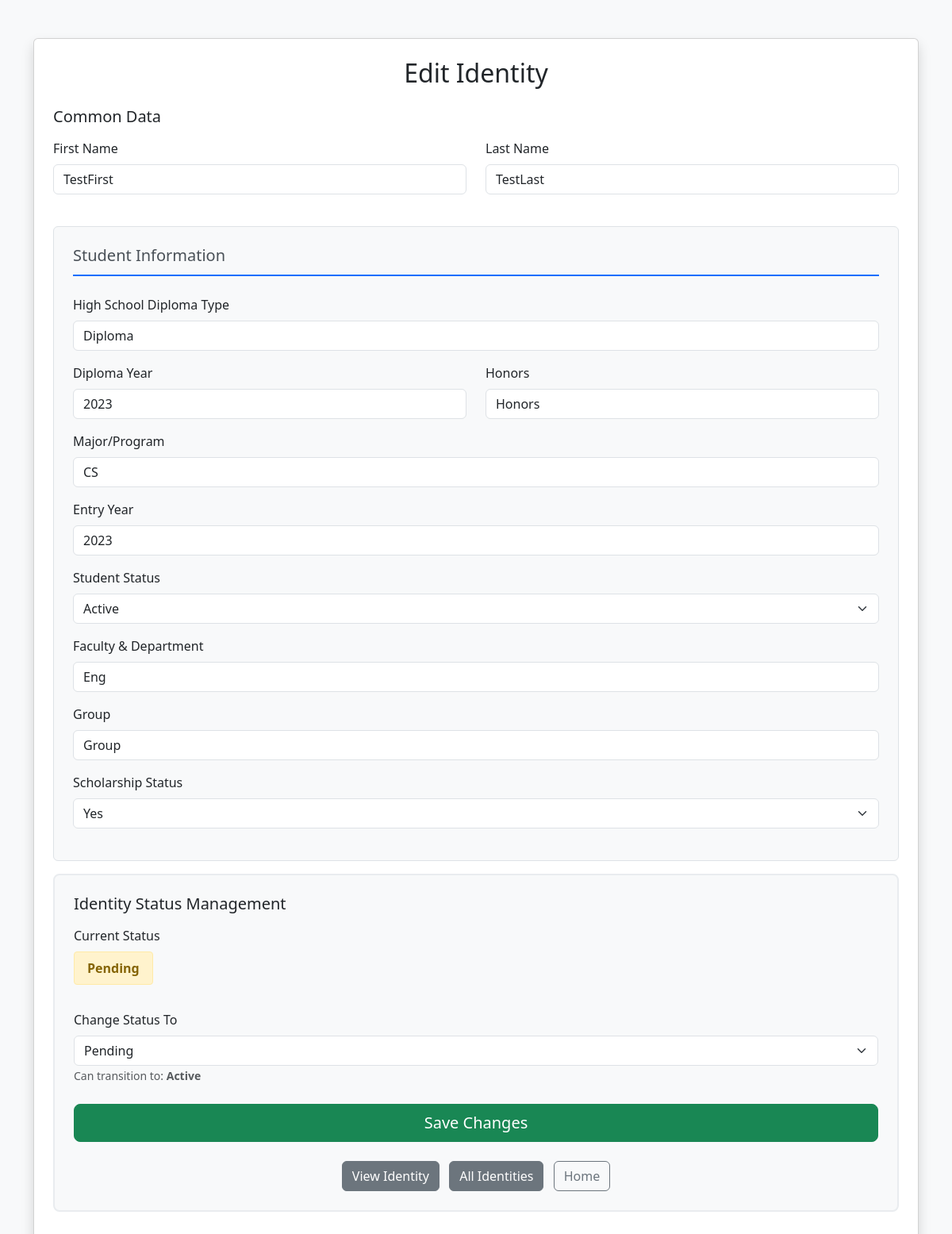
Page /edit/STU202400001 on the committed database.
### tables this page shows
CREATE TABLE People (
                    id TEXT PRIMARY KEY,
                    type TEXT,
                    sub_category TEXT,
                    first_name TEXT,
                    last_name TEXT,
                    dob TEXT,
                    place_of_birth TEXT,
                    nationality TEXT,
                    gender TEXT,
                    email TEXT UNIQUE,
                    phone TEXT,
                    status TEXT,
                    status_changed_at TEXT
                , student_high_school_diploma_type TEXT, student_high_school_diploma_year INTEGER, student_high_school_honors TEXT, student_major TEXT, student_entry_year INTEGER, student_status TEXT, student_faculty_department TEXT, student_group TEXT, student_scholarship_status TEXT, faculty_rank TEXT, faculty_employment_category TEXT, faculty_appointment_start_date TEXT, faculty_primary_department TEXT, faculty_secondary_departments TEXT, faculty_office_building TEXT, faculty_office_floor TEXT, faculty_office_room TEXT, faculty_phd_institution TEXT, faculty_research_areas TEXT, faculty_habilitation_supervise TEXT, faculty_contract_type TEXT, faculty_contract_start_date TEXT, faculty_contract_end_date TEXT, faculty_teaching_hours INTEGER, staff_assigned_department TEXT, staff_job_title TEXT, staff_grade TEXT, staff_entry_date TEXT, external_organization TEXT, external_contact_person TEXT);

### app.py (the view, shortened to what this page needs)
@app.route("/edit/<uid>", methods=["GET","POST"])
def edit(uid):
    conn = get_db_connection()
    cur = conn.cursor()
    cur.execute("SELECT * FROM People WHERE id=?", (uid,))
    person = cur.fetchone()
    if not person:
        conn.close()
        return "Identity not found"
    conn.close()
    return render_template("edit.html", person=person)

### app.py (called while the page is built)
def get_db_connection():
    conn = sqlite3.connect('database.db')
    conn.row_factory = sqlite3.Row
    return conn

### templates/edit.html (shortened to what this page needs)
<!DOCTYPE html>
<html>
<head>
    <link href="https://cdn.jsdelivr.net/npm/bootstrap@5.3.2/dist/css/bootstrap.min.css" rel="stylesheet">
</head>
<body class="bg-light">
<div class="container mt-5">
    <div class="card shadow p-4">
        <h2 class="mb-4 text-center">Edit Identity</h2>
        <form method="POST" {% if person['status'] == 'Archived' %}onsubmit="return false;"{% endif %} id="editForm">
            <h5 class="mb-3">Common Data</h5>
            <div class="row">
                <div class="col-md-6 mb-3">
                    <label class="form-label">First Name</label>
                    <input type="text"
                           name="first_name"
                           class="form-control"
                           value="{{person['first_name']}}"
                           required>
                </div>
                <div class="col-md-6 mb-3">
                    <label class="form-label">Last Name</label>
                    <input type="text"
                           name="last_name"
                           class="form-control"
                           value="{{person['last_name']}}"
                           required>
                </div>
            </div>
            <div id="studentFields" class="category-section">
                <h5 class="section-title">Student Information</h5>
                <div class="mb-3">
                    <label class="form-label">High School Diploma Type</label>
                    <input type="text" name="student_high_school_diploma_type" class="form-control" value="{{person['student_high_school_diploma_type'] or ''}}" {% if person['status'] == 'Archived' %}disabled{% endif %}>
                </div>
                <div class="row">
                    <div class="col-md-6 mb-3">
                        <label class="form-label">Diploma Year</label>
                        <input type="number" name="student_high_school_diploma_year" class="form-control" value="{{person['student_high_school_diploma_year'] or ''}}" {% if person['status'] == 'Archived' %}disabled{% endif %}>
                    </div>
                    <div class="col-md-6 mb-3">
                        <label class="form-label">Honors</label>
                        <input type="text" name="student_high_school_honors" class="form-control" value="{{person['student_high_school_honors'] or ''}}" {% if person['status'] == 'Archived' %}disabled{% endif %}>
                    </div>
                </div>
                <div class="mb-3">
                    <label class="form-label">Major/Program</label>
                    <input type="text" name="student_major" class="form-control" value="{{person['student_major'] or ''}}" {% if person['status'] == 'Archived' %}disabled{% endif %}>
                </div>
                <div class="mb-3">
                    <label class="form-label">Entry Year</label>
                    <input type="number" name="student_entry_year" class="form-control" value="{{person['student_entry_year'] or ''}}" {% if person['status'] == 'Archived' %}disabled{% endif %}>
                </div>
                <div class="mb-3">
                    <label class="form-label">Student Status</label>
                    <select name="student_status" class="form-select" {% if person['status'] == 'Archived' %}disabled{% endif %}>
                        <option value="Active" {% if person['student_status']=='Active' %}selected{% endif %}>Active</option>
                    </select>
                </div>
                <div class="mb-3">
                    <label class="form-label">Faculty & Department</label>
                    <input type="text" name="student_faculty_department" class="form-control" value="{{person['student_faculty_department'] or ''}}" {% if person['status'] == 'Archived' %}disabled{% endif %}>
                </div>
                <div class="mb-3">
                    <label class="form-label">Group</label>
                    <input type="text" name="student_group" class="form-control" value="{{person['student_group'] or ''}}" {% if person['status'] == 'Archived' %}disabled{% endif %}>
                </div>
                <div class="mb-3">
                    <label class="form-label">Scholarship Status</label>
                    <select name="student_scholarship_status" class="form-select" {% if person['status'] == 'Archived' %}disabled{% endif %}>
                        <option value="Yes" {% if person['student_scholarship_status']=='Yes' %}selected{% endif %}>Yes</option>
                    </select>
                </div>
            </div>
            <div class="status-card">
                <h5 class="mb-3">Identity Status Management</h5>
                <div class="mb-3">
                    <label class="form-label">Current Status</label>
                    <div>
                        <span class="current-status status-{{ person['status'].lower() }}">
                            {{ person['status'] }}
                        </span>
                    </div>
                </div>
                <div class="mb-3">
                    <label class="form-label">Change Status To</label>
                    <select name="status" class="form-select" id="statusSelect" {% if person['status'] == 'Archived' %}disabled{% endif %}>
                        <option value="Pending" {% if person['status'] == 'Pending' %}selected{% endif %}>Pending</option>
                    </select>
                    <small class="form-text text-muted mt-2">
                        {% if person['status'] == 'Active' %}
                            Can transition to: <strong>Suspended</strong>
                        {% elif person['status'] == 'Suspended' %}
                            Can transition to: <strong>Active</strong>
                        {% elif person['status'] == 'Inactive' %}
                            Can transition to: <strong>Archived</strong> (only after 5 years)
                        {% elif person['status'] == 'Pending' %}
                            Can transition to: <strong>Active</strong>
                        {% elif person['status'] == 'Archived' %}
                            <strong>Final state - No transitions allowed</strong>
                        {% endif %}
                    </small>
                </div>
            <div class="d-grid gap-2 mt-4">
                <button type="submit" class="btn btn-success btn-lg" {% if person['status'] == 'Archived' %}disabled{% endif %}>
                     Save Changes
                </button>
            </div>
        </form>
        <div class="text-center mt-4">
            <a href="/view/{{ person['id'] }}" class="btn btn-secondary me-2">View Identity</a>
            <a href="/view_all" class="btn btn-secondary me-2">All Identities</a>
            <a href="/" class="btn btn-outline-secondary">Home</a>
        </div>
    </div>
</div>
</body>
</html>

### templates/edit.html (style rules this page uses)
.category-section { display: none; border: 1px solid #dee2e6; border-radius: 0.375rem; padding: 1.5rem; margin-top: 1.5rem; background-color: #f8f9fa; }
.category-section.active { display: block; }
.section-title { color: #495057; border-bottom: 2px solid #0d6efd; padding-bottom: 0.75rem; margin-bottom: 1.5rem; }
.status-card { border: 2px solid #e9ecef; border-radius: 0.5rem; padding: 1.5rem; margin: 1rem 0; background-color: #f8f9fa; }
.current-status { display: inline-block; padding: 0.5rem 1rem; border-radius: 0.25rem; font-weight: 600; margin-bottom: 1rem; }
.status-pending { background-color: #fff3cd; color: #856404; border: 1px solid #ffeaa7; }

### rows in the picture
People: first_name "TestFirst", last_name "TestLast", student_high_school_diploma_type "Diploma", student_high_school_diploma_year "2023", student_high_school_honors "Honors", student_major "CS", student_entry_year "2023", student_status "Active", student_faculty_department "Eng", student_group "Group", student_scholarship_status "Yes", status "Pending"
